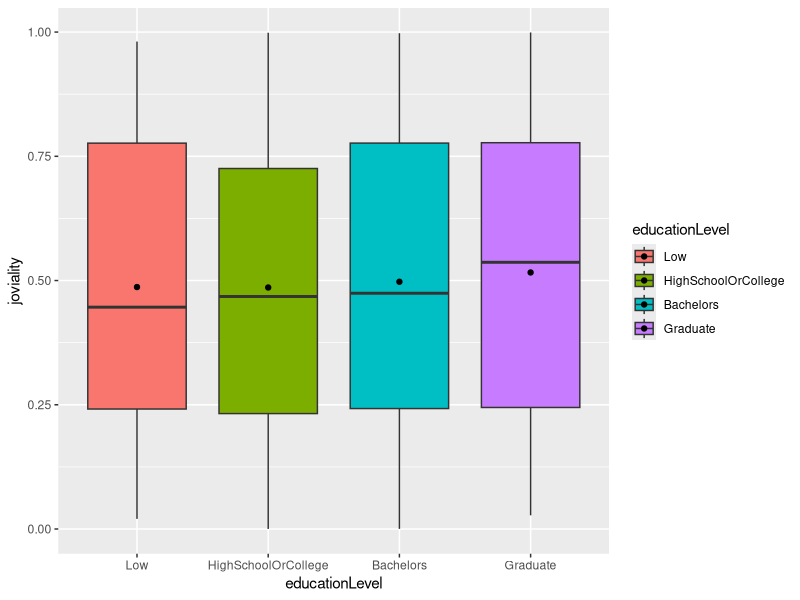
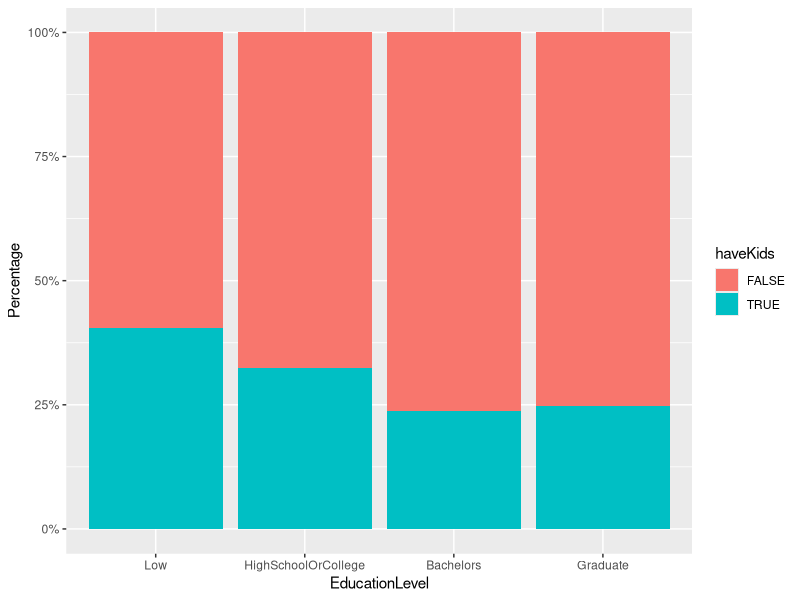
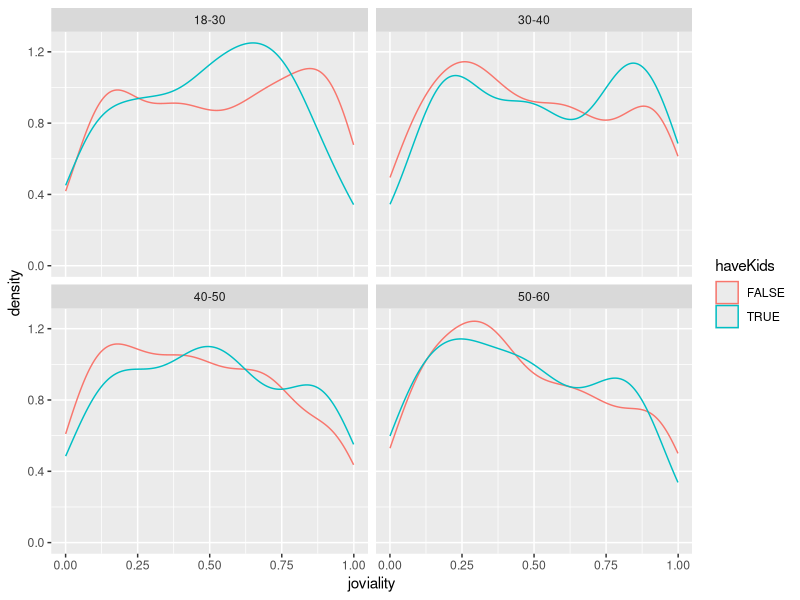
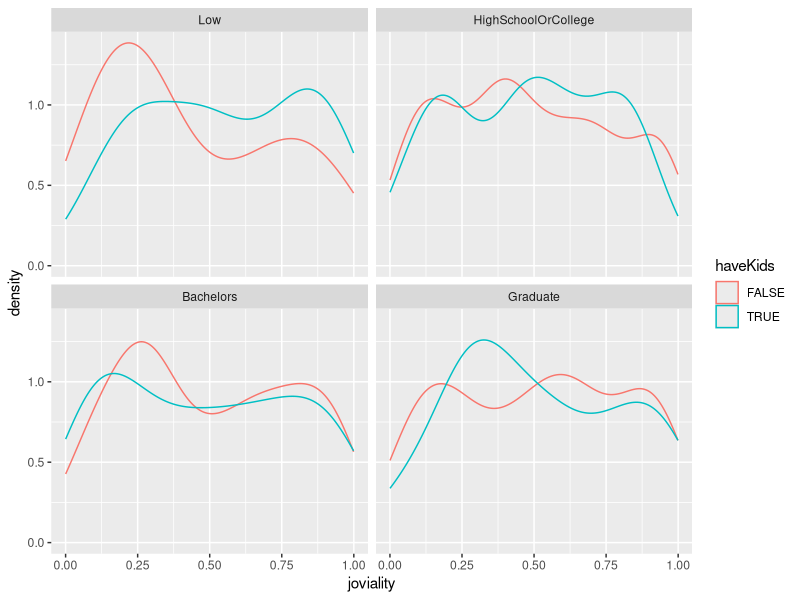
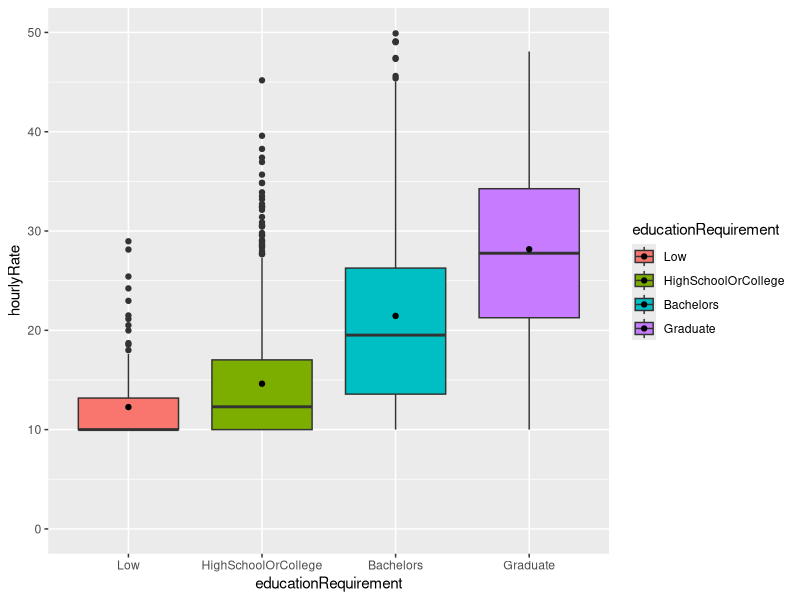

The R source for these figures, in order:
## ---- chunk 1
knitr::opts_chunk$set(echo = TRUE)
## ---- chunk 2
packages = c('tidyverse','ggridges','plyr')

for(p in packages){
  if (!require(p,character.only=T)){
    install.packages(p)}
  library(p,character.only = T)
}
## ---- chunk 3
participants <- read_csv('Data/Participants.csv')
jobs <- read_csv('Data/Jobs.csv')
## ---- chunk 4
participants$educationLevel <- factor(participants$educationLevel,
                                      levels = c("Low", "HighSchoolOrCollege",
                                                 "Bachelors", "Graduate"))
ggplot(data=participants, 
       aes(y = joviality, x = educationLevel,fill = educationLevel)) +
           geom_boxplot() + stat_summary(geom = "point",fun="mean")

## ---- chunk 5
ggplot(data = participants,aes(x= educationLevel, fill = haveKids)) + 
  geom_bar(stat="count", position ="fill") +
  theme(axis.text.x = element_text()) +
  labs(x ="EducationLevel", y = "Percentage") +
  scale_y_continuous(labels = scales::percent)
## ---- chunk 6

participants$agegroup <- cut(participants$age, breaks = c(17,30,40,50,60), 
                             labels = c("18-30","30-40","40-50","50-60"))

ggplot(data=participants, 
       aes(x =joviality,colour = haveKids)) +
  geom_density()+
  facet_wrap(~ agegroup,nrow = 2)
## ---- chunk 7

ggplot(data=participants, 
       aes(x =joviality,colour = haveKids)) +
  geom_density()+
  facet_wrap(~ educationLevel,nrow = 2)
## ---- chunk 8
jobs$educationRequirement <- factor(jobs$educationRequirement,
                                      levels = c("Low", "HighSchoolOrCollege",
                                                 "Bachelors", "Graduate"))
ggplot(data=jobs, aes(y = hourlyRate, x = educationRequirement,
                      fill = educationRequirement)) + 
      geom_boxplot() + ylim(0, 50) + stat_summary(geom = "point",fun="mean")
